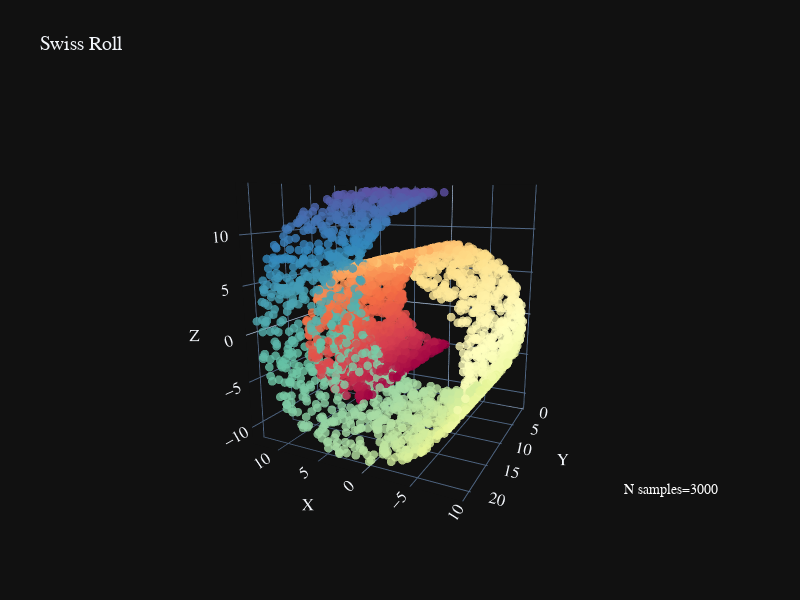

The code cell stored with this chart in its notebook:
### Code cell
utils.plot_swiss_roll_plotly(X, labels, n_samples=3000, title="Swiss Roll")

### Figure 1 — Plotly figure (JSON) as saved in the notebook; plotly's stock layout.template omitted (floating-point values rounded to 4 significant figures; data arrays with more than 128 entries replaced by an {"elided": "..."} marker saying what was removed)
{"data": [{"marker": {"color": {"elided": "3000 float values"}, "colorscale": [[0, "rgb(158,1,66)"], [0.1, "rgb(213,62,79)"], [0.2, "rgb(244,109,67)"], [0.3, "rgb(253,174,97)"], [0.4, "rgb(254,224,139)"], [0.5, "rgb(255,255,191)"], [0.6, "rgb(230,245,152)"], [0.7, "rgb(171,221,164)"], [0.8, "rgb(102,194,165)"], [0.9, "rgb(50,136,189)"], [1, "rgb(94,79,162)"]], "opacity": 0.8, "size": 3}, "mode": "markers", "scene": "scene", "type": "scatter3d", "x": {"elided": "3000 float values"}, "y": {"elided": "3000 float values"}, "z": {"elided": "3000 float values"}}], "layout": {"annotations": [{"font": {"color": "white"}, "showarrow": false, "text": "N samples=3000", "x": 1, "xref": "paper", "y": 0.05, "yref": "paper"}], "font": {"family": "Courier New, monospace", "size": 14}, "height": 600, "scene": {"camera": {"eye": {"x": -1, "y": 2, "z": 0.5}}, "domain": {"x": [0, 1], "y": [0, 1]}, "xaxis": {"title": {"text": "X"}}, "yaxis": {"title": {"text": "Y"}}, "zaxis": {"title": {"text": "Z"}}}, "title": {"text": "Swiss Roll"}, "width": 800, "xaxis": {"tickfont": {"size": 10}, "title": {"font": {"size": 12}, "text": "x"}}, "yaxis": {"tickfont": {"size": 10}, "title": {"font": {"size": 12}, "text": "y"}}}}
